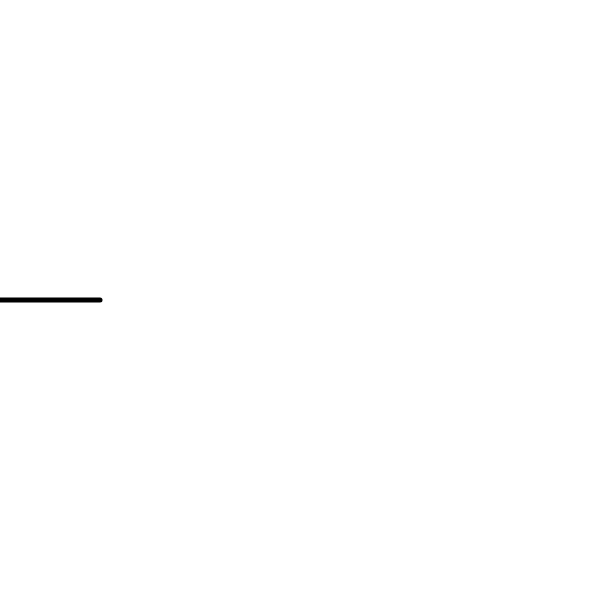
Frame 1 (no input)
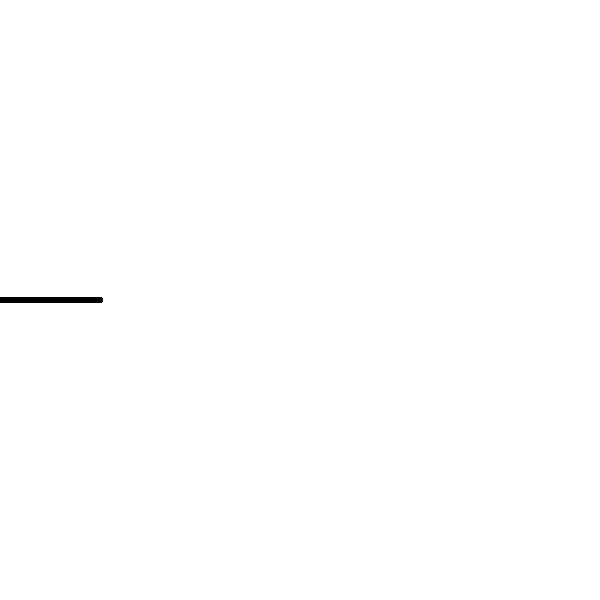
Frame 60 (no input)
Frame 120 (the mouse pressed at the canvas centre since frame 60): identical to frame 60, image omitted

The p5.js sketch that drew these frames (run headless with seeded random() and noise() and a simulated clock; from frame 60 on, the mouse is pressed at the canvas centre):

// p5.js sketch
// ── sketch.js
/*
   Description: Custom Variables
   Author: Mr. Kowalczewski
   Date of last edit: September 19, 2025
*/



function setup() {
  createCanvas(600, 600);
  background(255);
}

function draw() {

  // drawing a simple line
  strokeWeight(5);
  line(0, 300, 100, 300);


}
